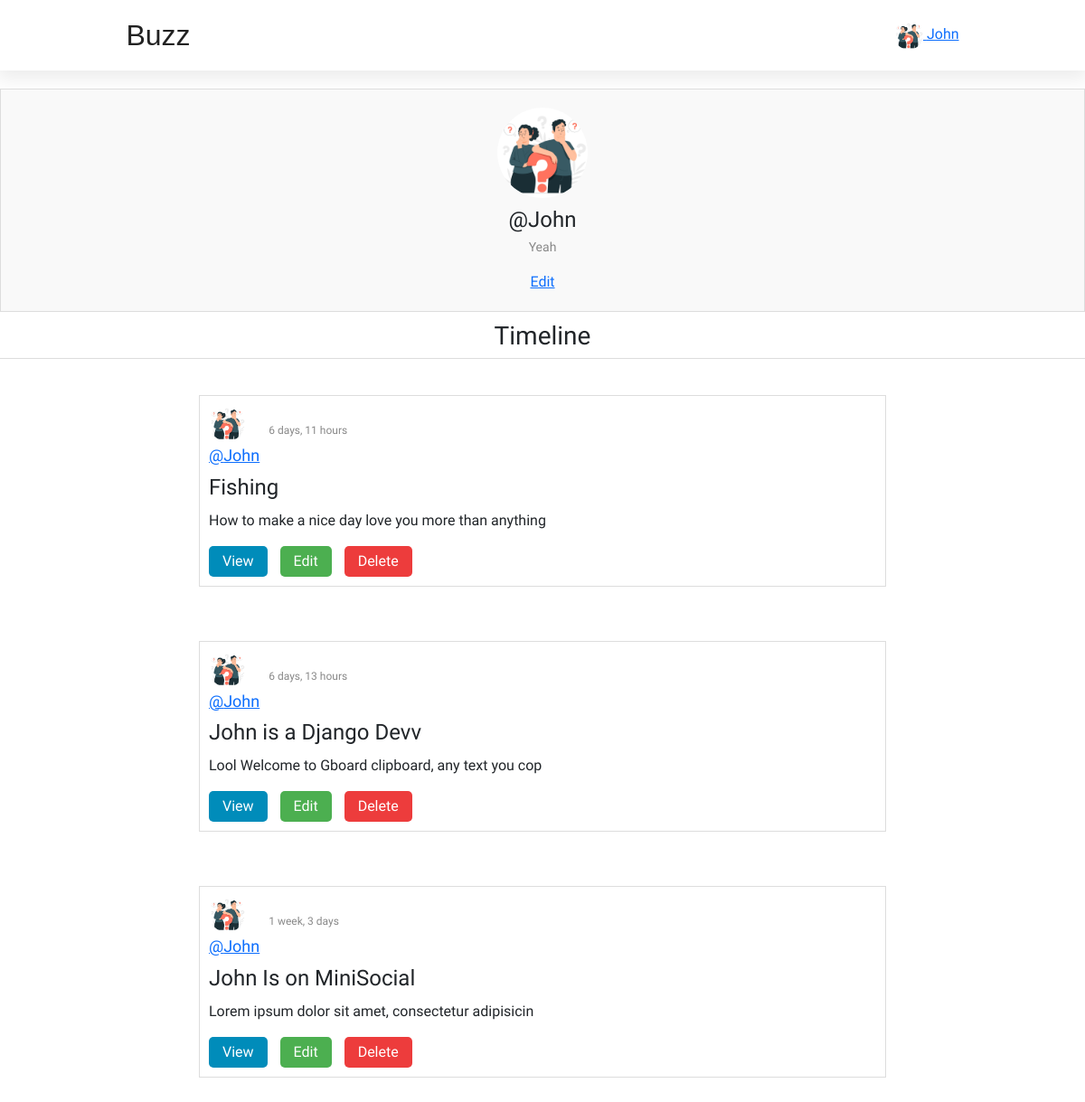
Page /profile/John (signed in) on the committed database.
### base/models.py (models this page shows, shortened)
class Profile(models.Model):
  bio = models.CharField(max_length=40)
  owner = models.OneToOneField(User,on_delete= models.CASCADE)
  image = models.ImageField(default='default.jpg', upload_to='profile_pics')

class Post(models.Model):
  author = models.ForeignKey(User , on_delete=models.CASCADE)
  title = models.CharField(max_length=50)
  body = models.TextField()
  updated = models.DateTimeField(auto_now=True)
  created = models.DateTimeField(auto_now_add=True)
  class Meta:
    ordering = ['-created','-updated']
  def __str__(self):
    return self.body [:50]

### base/views.py (the view)
# urls.py: path("profile/<str:pk>" , views.profile , name = "profile"),
@login_required(login_url="login")
def profile(request,pk):
  user = User.objects.get(username=pk)
  posts = user.post_set.all()
  user_profile = user.profile
  context = {'user_profile':user_profile ,"posts":posts}
  return render (request,'base/profile.html',context)

### base/templates/base/profile.html (shortened to what this page needs)
{% extends 'main.html' %}
{% block content %}
  <section class="user-profile">
        <div id="user-avatar" onclick="openLightbox()">
            <img src="{{ user_profile.image.url }}" alt="User Avatar" class="avatar-image">
        </div>
        <div class="user-info">
            <h2 class="user-name">@{{ user_profile.owner.username }}</h2>
            <p class="user-bio"> {{ user_profile.bio }}</p>
        </div>
       {% if request.user == user_profile.owner %}
        <a href="{% url 'update-profile' user_profile.owner.username %}">Edit</a>
        {% endif %}
    </section>
    <div class="timeline">
     <h3>Timeline</h3>
    </div>
{% if posts %}
 {% for post in posts %}
    <div class="posts-feed">
        <div class="post">
          <div class="post-header">
                <div class="author-info">
                    <img src="{{ post.author.profile.image.url }}" alt="Author Avatar" class="author-avatar">
                    <h2 class="author-name"><a href="{% url 'profile'
                    post.author.username%}">@{{ post.author.username }}</a></h2>
                </div>
                <p class="post-time">{{post.created|timesince}}</p>
            </div>
            <h2 class="post-title"> {{ post.title }}</h2>
            <p class="post-body">{{ post }}</p>
            <div class="post-actions">
               <a href="{% url 'post' post.id %}"><button class="view-button">View</button></a>
             {% if request.user == post.author%}
             <a href="{% url 'update-post' post.id %}" ><button class="edit-button">Edit</button></a>
              <a  href ="{% url 'delete-post' post.id%}"><button class="delete-button">Delete</button></a>
            {% endif %}
            </div>
        </div>
    </div>
  {% endfor %}
  {% else %}
  <h1> No Posts ... </h1>
{% endif %}
{% endblock content %}

### templates/nav.html (shortened to what this page needs)
<header class="header">
        <div class="logo">Buzz</div>
        <nav class="desk-top-nav">
            <ul>
                <li><a href="{% url 'home' %}">Home</a></li>
                {% if request.user.is_authenticated %}
                <li><a href="{% url 'create-post'%}">Create</a></li>
                <li><a href="{% url 'profile' request.user.username %}">Profile</a></li>
                <li><a href="{% url 'logout'%}">Logout</a></li>
                {% else %}
                <li><a href="{% url 'login'%}">Login</a></li>
                {% endif %}
            </ul>
        </nav>
     {% if user.is_authenticated%}
        <div class="user-avatar" id="usr-image">
           <a href="{% url 'profile' request.user.id %}">
        <img src="{{ request.user.profile.image.url }}" alt="User Avatar"/>
        <span>{{ request.user.username }}</span></a>
        </div>
        {% endif %}
    </header>

### base/static/base/css/main.css (style rules this page uses)
* { margin: 0; padding: 0; box-sizing: border-box; font-family: "Proza Libre", sans-serif; }
body { position: relative; }
.header { background-color: #fff; display: flex; justify-content: space-around; align-items: center; padding: 15px 20px; width: 100%; z-index: 999; box-shadow: 0 5px 20px 4px rgba(0, 0, 0, 0.08); }
.logo { font-size: 2rem; color: #222; font-family: "TypoSlabserif-Light", sans-serif; }
.desk-top-nav ul { list-style: none; display: flex; gap: 20px; }
.desk-top-nav { margin: 0; display: block; }
.desk-top-nav a { text-decoration: none; color: #fff; font-size: 18px; }
.user-avatar img { width: 32px; height: 32px; border-radius: 50%; }
.posts-feed { max-width: 800px; margin: 0 auto; padding: 20px; }
.post { border: 1px solid #ddd; padding: 10px; margin: 10px 0; }
.post-header { display: flex; align-items: center; margin-bottom: 10px; }
.author-avatar { width: 40px; height: 40px; border-radius: 50%; object-fit: fill; margin-right: 10px; margin-bottom: 5px; }
.author-name { font-size: 18px; margin: 0; }
.post-title { font-size: 24px; margin: 0; }
.post-body { margin-top: 10px; }
.post-actions { margin-top: 10px; }
.view-button, .edit-button, .delete-button { padding: 5px 15px; margin-right: 10px; cursor: pointer; background-color: transparent; color: #333; border: none; transition: background-color 0.3s ease, color 0.3s ease; border-radius: 5px; }
.view-button { background-color: #008cba; color: #fff; }
.edit-button { background-color: #4caf50; color: #fff; }
.delete-button { background-color: #ed3c3c; color: #fff; }
.post-time { font-size: 12px; color: #888; margin-top: 5px; }
@media screen and (min-width: 769px) { .post-header { flex-direction: row; align-items: center; } }
@media screen and (min-width: 769px) { .author-info { margin-bottom: 0; } }
@media screen and (min-width: 769px) { .post-time { margin-left: 10px; } }

### base/templates/base/profile.html (style rules this page uses)
.user-profile { background-color: #f9f9f9; padding: 20px; border: 1px solid #ddd; margin-top: 20px; display: flex; flex-direction: column; align-items: center; text-align: center; position: relative; }
#user-avatar { width: 100px; height: 100px; border-radius: 50%; overflow: hidden; margin-bottom: 10px; cursor: pointer; }
.avatar-image { width: 100%; height: 100%; object-fit: cover; }
.user-info { flex-grow: 1; }
.user-name { font-size: 24px; margin: 0; }
.user-bio { font-size: 14px; color: #888; margin-top: 5px; }
.timeline { margin:10px 0; width: 100%; text-align: center; border-bottom: 1px solid #ddd; }

### rows in the picture
Profile: image (picture), owner.username "John", bio "Yeah"
Post: author.profile.image (picture), author.username "John", created "6 days, 11 hours", title "Fishing", body "How to make a nice day love you more than anything", shows "Edit"
Post: author.profile.image (picture), author.username "John", created "6 days, 13 hours", title "John is a Django Devv", body "Lool Welcome to Gboard clipboard, any text you cop", shows "Edit"
Post: author.profile.image (picture), author.username "John", created "1 week, 3 days", title "John Is on MiniSocial", body "Lorem ipsum dolor sit amet, consectetur adipisicin", shows "Edit"

### other values in the picture
{{ request.user.username }} "John"
